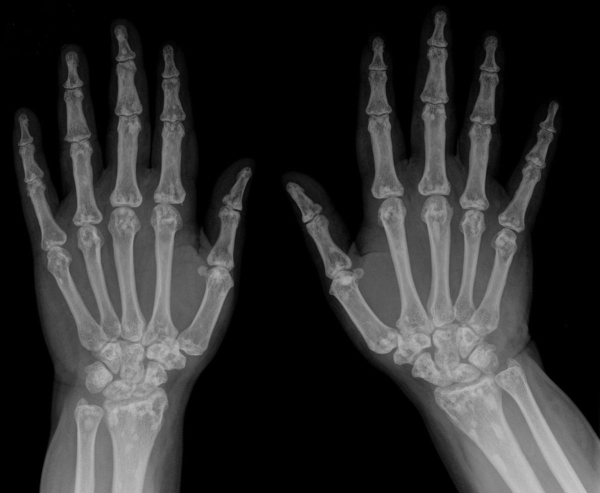
//> input picture class/IP2/images/xray.jpg, 1200 x 986 px (shown at 1/2 size)
$ ./ex1   (built with g++ and OpenCV 4)
//> lines starting //> are read from the running program, lines starting //| are printed output that depends on the picture; after the words box and inside, x2 and y2 are one past the last pixel; in counts of white or black regions, pixels touching at a corner belong together
#include "opencv2/highgui.hpp"
#include <opencv2/opencv.hpp>
#include <iostream>

using namespace cv;
using namespace std;

void sample() {
	Mat image = imread("images\\xray.jpg", IMREAD_GRAYSCALE);
//> image is the input picture: 986 rows x 1200 cols, CV_8UC1; min 0, max 200, mean 46.4
	Mat convertedImage;

	applyColorMap(image, convertedImage, COLORMAP_JET);
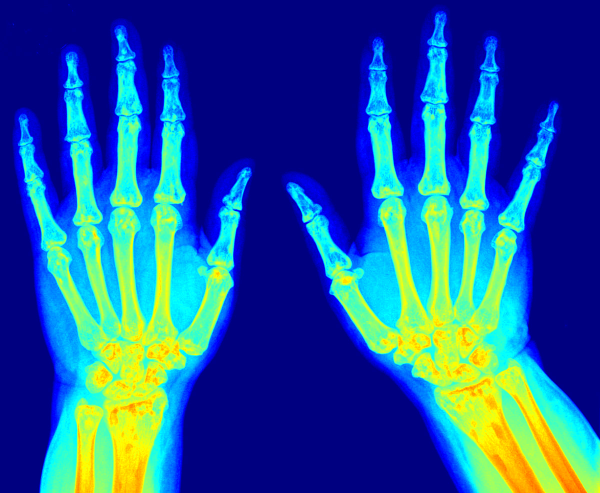
//> convertedImage: 986 rows x 1200 cols, CV_8UC3 (shown at 1/2 size); mean B, G, R 154.9, 87.5, 33.9
	imshow("gray", image);
	imshow("image", convertedImage);
	waitKey(0);
	destroyAllWindows();
}

void lut() {
	Mat image = imread("images\\xray.jpg", IMREAD_COLOR);

	unsigned char b[] = { 255,255,255,255,255,255,255,255,255,255,255,255,255,255,255,255,255,255,255,255,255,255,255,255,255,255,255,255,255,255,255,255,255,255,255,255,255,255,255,255,255,255,255,255,255,255,255,255,255,255,255,255,255,255,255,255,255,255,255,255,255,255,255,255,255,253,251,249,247,245,242,241,238,237,235,233,231,229,227,225,223,221,219,217,215,213,211,209,207,205,203,201,199,197,195,193,191,189,187,185,183,181,179,177,175,173,171,169,167,165,163,161,159,157,155,153,151,149,147,145,143,141,138,136,134,132,131,129,126,125,122,121,118,116,115,113,111,109,107,105,102,100,98,97,94,93,91,89,87,84,83,81,79,77,75,73,70,68,66,64,63,61,59,57,54,52,51,49,47,44,42,40,39,37,34,33,31,29,27,25,22,20,18,17,14,13,11,9,6,4,2,0,0,0,0,0,0,0,0,0,0,0,0,0,0,0,0,0,0,0,0,0,0,0,0,0,0,0,0,0,0,0,0,0,0,0,0,0,0,0,0,0,0,0,0,0,0,0,0,0,0,0,0,0,0,0,0,0,0,0,0,0,0,0,0,0 };
	unsigned char g[] = { 255,255,255,255,255,255,255,255,255,255,255,255,255,255,255,255,255,255,255,255,255,255,255,255,255,255,255,255,255,255,255,255,255,255,255,255,255,255,255,255,255,255,255,255,255,255,255,255,255,255,255,255,255,255,255,255,255,255,255,255,255,255,255,255,255,255,255,255,255,255,255,255,255,255,255,255,255,255,255,255,255,255,255,255,255,255,255,255,255,255,255,255,255,255,255,255,255,255,255,255,255,255,255,255,255,255,255,255,255,255,255,255,255,255,255,255,255,255,255,255,255,255,255,255,255,255,255,255,254,252,250,248,246,244,242,240,238,236,234,232,230,228,226,224,222,220,218,216,214,212,210,208,206,204,202,200,198,196,194,192,190,188,186,184,182,180,178,176,174,171,169,167,165,163,161,159,157,155,153,151,149,147,145,143,141,139,137,135,133,131,129,127,125,123,121,119,117,115,113,111,109,107,105,103,101,99,97,95,93,91,89,87,85,83,82,80,78,76,74,72,70,68,66,64,62,60,58,56,54,52,50,48,46,44,42,40,38,36,34,32,30,28,26,24,22,20,18,16,14,12,10,8,6,4,2,0 };
	unsigned char r[] = { 195,194,193,191,190,189,188,187,186,185,184,183,182,181,179,178,177,176,175,174,173,172,171,170,169,167,166,165,164,163,162,161,160,159,158,157,155,154,153,152,151,150,149,148,147,146,145,143,142,141,140,139,138,137,136,135,134,133,131,130,129,128,127,126,125,125,125,125,125,125,125,125,125,125,125,125,125,126,126,126,126,126,126,126,126,126,126,126,126,126,126,126,126,126,126,126,126,126,126,126,126,126,126,126,126,126,126,126,126,126,126,126,126,126,126,126,126,126,126,127,127,127,127,127,127,127,127,127,127,127,127,127,127,127,127,127,127,127,127,127,127,127,127,127,127,127,127,127,127,127,127,127,127,127,127,127,127,127,127,127,127,127,127,127,127,127,127,127,127,127,127,127,127,127,127,127,127,127,127,127,127,127,127,127,127,127,127,127,127,127,127,127,127,127,127,127,127,127,127,127,127,127,127,127,127,127,127,127,127,127,127,126,126,126,126,126,126,126,126,126,126,126,126,126,126,126,126,126,126,126,126,126,126,126,126,126,126,126,126,126,126,126,126,126,126,126,126,126,126,126,126,126,126,126,126,126 };

	cv::Mat channels[] = { cv::Mat(256, 1, CV_8U, b), cv::Mat(256, 1, CV_8U, g), cv::Mat(256, 1, CV_8U, r) };
	cv::Mat lut; // Create a lookup table
	cv::merge(channels, 3, lut);

	cv::Mat im_color(image.size(), CV_8UC3);
	cv::LUT(image, lut, im_color);
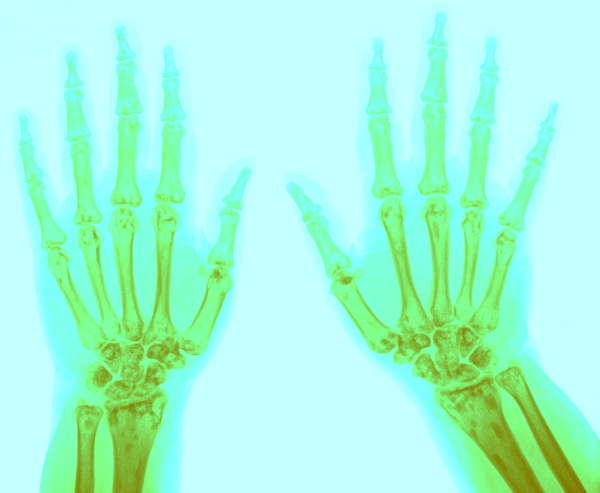
//> im_color: 986 rows x 1200 cols, CV_8UC3 (shown at 1/2 size); mean B, G, R 217.8, 249.2, 165

	imshow("gray", image);
	imshow("res", im_color);
	waitKey(0);
	destroyAllWindows();
}

void lut2() {
	Mat image = imread("images\\xray.jpg", IMREAD_COLOR);

	Mat res(image.size(), CV_8UC3);
	Mat lookUpTable(1, 256, CV_8UC3);
	lookUpTable.setTo(Scalar(0, 0, 0));

	// create a matrix for lookup
	for (int i = 50; i < 150; ++i) {
		lookUpTable.at<Vec3b>(0, i)[2] = saturate_cast<uchar>(255);
	}
	for (int i = 10; i < 50; ++i) {
		lookUpTable.at<Vec3b>(0, i)[0] = saturate_cast<uchar>(255);
	}
	for (int i = 150; i < 255; ++i) {
		lookUpTable.at<Vec3b>(0, i)[1] = saturate_cast<uchar>(255);
	}

	LUT(image, lookUpTable, res);
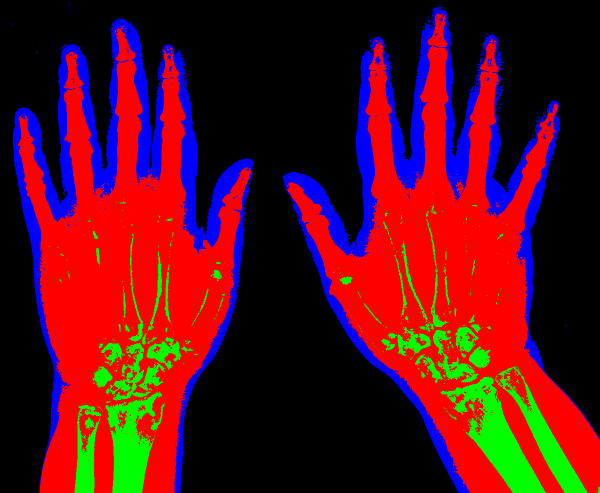
//> res: 986 rows x 1200 cols, CV_8UC3 (shown at 1/2 size); mean B, G, R 28.1, 14.6, 84.9

	imshow("gray", image);
	imshow("res", res);
	waitKey(0);
	destroyAllWindows();
}

void peek() {
	Mat image = imread("images/sign_1.jpg", IMREAD_COLOR);
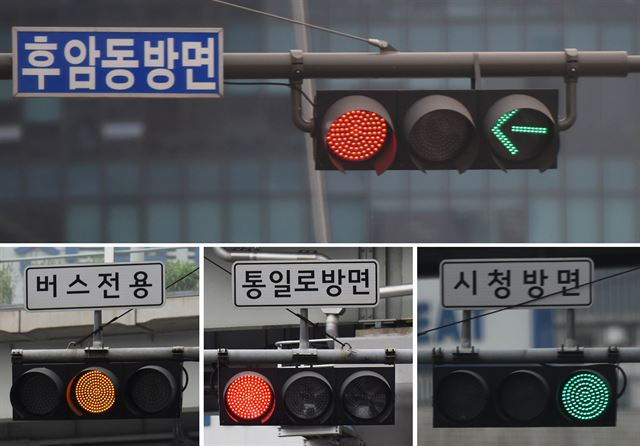
//> input picture class/IP2/images/sign_1.jpg, 640 x 446 px
//> image is the input picture: 446 rows x 640 cols, CV_8UC3; mean B, G, R 89.7, 86.1, 85.8
	Mat ch[3];
	Mat res;

	split(image, ch);

	inRange(ch[0], 200, 255, ch[0]);
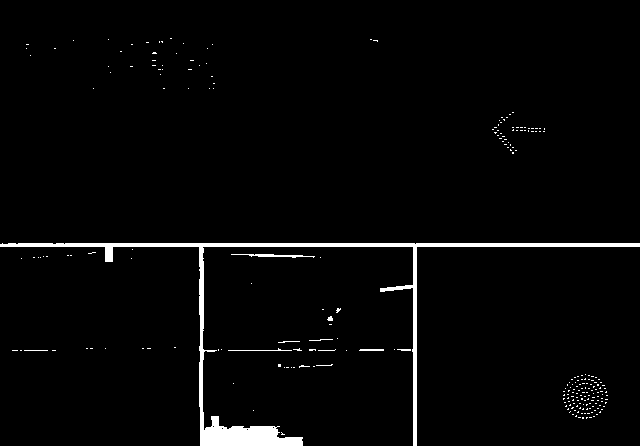
//> ch[0]: 446 rows x 640 cols, CV_8UC1; 2.5% white; 248 white regions (239 under 20 px), largest, box (x1, y1, x2, y2) and area: (0, 243, 640, 446) 6161, (231, 254, 315, 258) 159, (228, 348, 292, 351) 68
	inRange(ch[1], 200, 255, ch[1]);
//> ch[1]: 446 rows x 640 cols, CV_8UC1; 2.6% white; 314 white regions (303 under 20 px), largest, box (x1, y1, x2, y2) and area: (0, 243, 640, 446) 6125, (231, 254, 315, 258) 161, (228, 348, 292, 351) 67
	inRange(ch[2], 200, 255, ch[2]);
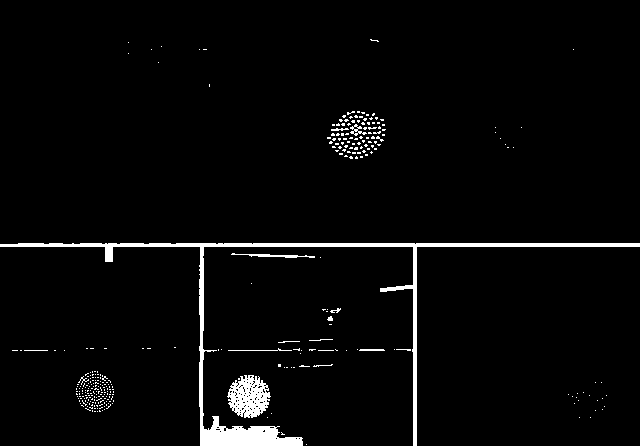
//> ch[2]: 446 rows x 640 cols, CV_8UC1; 3.1% white; 315 white regions (301 under 20 px), largest, box (x1, y1, x2, y2) and area: (0, 243, 640, 446) 6036, (227, 375, 271, 418) 1214, (231, 253, 315, 258) 169

	merge(ch, 3, res);
//> res: 446 rows x 640 cols, CV_8UC3

	imshow("color", image);
	imshow("res", res);
	waitKey(0);
	destroyAllWindows();
}

void peek2() {
	Mat image = imread("images/sign_1.jpg", IMREAD_GRAYSCALE);
//> image: 446 rows x 640 cols, CV_8UC1; min 0, max 255, mean 86.4
	Mat res(image.size(), image.type());

	for (int i = 0; i < res.rows; i++) {
		for (int j = 0; j < res.cols; j++)
		{
			if (image.at<uchar>(i, j) > 128 && image.at<uchar>(i, j) < 255) {
				res.at<uchar>(i, j) = 255;
			}
			else {
				res.at<uchar>(i, j) = 0;
			}
		}
	}
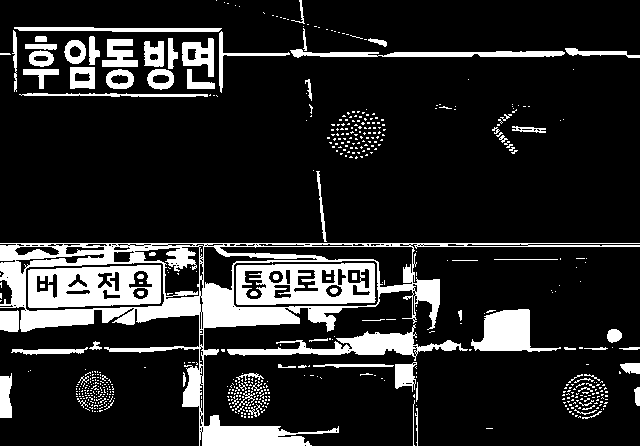
//> res: 446 rows x 640 cols, CV_8UC1; 15.4% white; 581 white regions (500 under 20 px), largest, box (x1, y1, x2, y2) and area: (0, 243, 640, 446) 16794, (28, 265, 161, 308) 4154, (236, 263, 376, 305) 3914

	imshow("gray", image);
	imshow("res", res);
	waitKey(0);
	destroyAllWindows();
}

void main()
{
	cout << "sample-------------------------------\n\n";
	sample();
	cout << "LUT-------------------------------\n\n";
	lut();
	cout << "LUT2-------------------------------\n\n";
	lut2();
	cout << "peek-------------------------------\n\n";
	peek();
	cout << "peek2-------------------------------\n\n";
	peek2();
}
